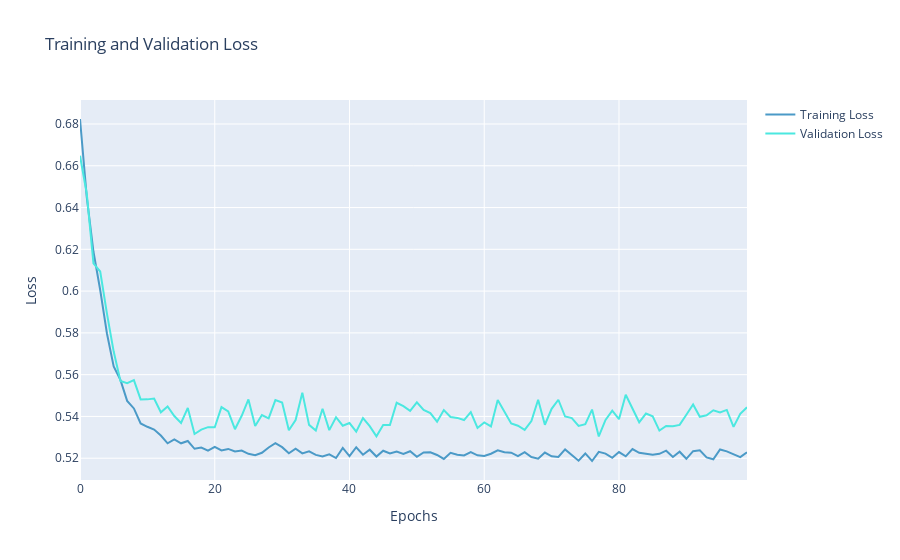

Source (notebook cell):
### Markdown cell above
* 8️⃣ Plot the evolution of the train loss and the validation loss and the evolution of the train metric and the validation metric.

### Code cell
